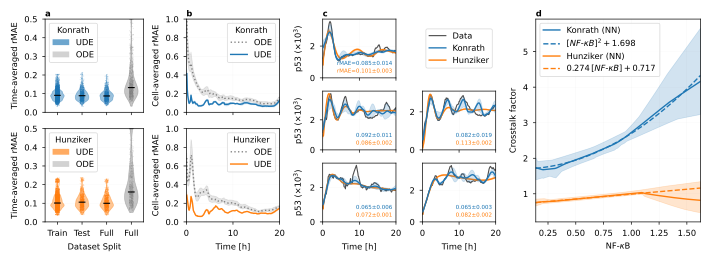

Write Python code to recreate this figure.
import sys
from pathlib import Path
import numpy as np
import matplotlib.pyplot as plt
import matplotlib.patches as mpatches
from matplotlib.gridspec import GridSpec

SCRIPT_DIR   = Path(__file__).resolve().parent
code_root    = Path(__file__).resolve().parents[3]   # .../code/
exp_root     = code_root / "experiments"

sys.path.insert(0, str(code_root))
from utils.cv_results import load_cv_results

RUNS = {
    "hunziker": {
        "ODE": exp_root / "ode_hunziker2010_uncertainty_2026-01-19_132644",
        "UDE": exp_root / "ude_hunziker2010_uncertainty_2026-01-20_181050",
    },
    "konrath": {
        "ODE": exp_root / "ode_konrath2020_uncertainty_2026-01-20_142837",
        "UDE": exp_root / "ude_konrath2020_uncertainty_2026-01-20_100950",
    },
}

KFOLD_RUNS = {
    "konrath": {
        "kfold_dir": exp_root / "ude_konrath2020_kfold_5fold_2026-05-09_170241",
        "ude_dir":   exp_root / "ude_konrath2020_uncertainty_2026-01-20_100950",
        "ode_dir":   exp_root / "ode_konrath2020_uncertainty_2026-01-20_142837",
    },
    "hunziker": {
        "kfold_dir": exp_root / "ude_hunziker2010_kfold_5fold_2026-05-10_075001",
        "ude_dir":   exp_root / "ude_hunziker2010_uncertainty_2026-01-20_181050",
        "ode_dir":   exp_root / "ode_hunziker2010_uncertainty_2026-01-19_132644",
    },
}

TRUE_P53_PATH   = code_root / "real_data" / "p53intTNFGamma200framesDec2025.csv"
TIME_POINTS     = np.arange(0.1, 20.1, 0.1)
DATASETS_BY_ROW = ["konrath", "hunziker"]
DATASET_LABELS  = {"hunziker": "Hunziker", "konrath": "Konrath"}
UDE_COLOR       = {"hunziker": "C1", "konrath": "C0"}
ODE_COLOR       = {"hunziker": "C1", "konrath": "C0"}
MODEL_LS        = {"UDE": "-", "ODE": ":"}
grid_keywords   = {"ls": "-", "alpha": 0.1, "lw": 0.1, "c": "k"}
SAMPLE_INDICES  = (47, 24, 35, 5, 80, 15)  # 6 cells for the 3×2 grid

CROSSTALK_COLOR = {"hunziker": "C1", "konrath": "C0"}
SR_FUNCS = {
    "hunziker": (r"$0.274\,[NF\text{-}\kappa B] + 0.717$",
                 lambda x: 0.2743812 * x + 0.7170906),
    "konrath":  (r"$[NF\text{-}\kappa B]^2 + 1.698$",
                 lambda x: x**2 + 1.6979214),
}

CV_YLIM        = (0, 0.5)
TRAIN_COLOR    = "C2"
TEST_COLOR     = "C3"
UDE_FULL_COLOR = "C4"
ODE_FULL_COLOR = "C5"


def _agg(paths, loader):
    arrays = [loader(p) for p in paths if p.exists()]
    arrays = [a for a in arrays if a is not None]
    if not arrays:
        return None
    min_len = min(a.shape[0] for a in arrays)
    return np.stack([a[:min_len] for a in arrays], axis=0)


def load_rmae(exp_dir: Path):
    true_data = np.loadtxt(TRUE_P53_PATH, delimiter=",")
    denom     = np.mean(np.abs(true_data), axis=1)
    def compute_rmae(p):
        pred = np.loadtxt(p, delimiter=",")
        mae  = np.mean(np.abs(true_data - pred), axis=1)
        return mae / denom
    paths = sorted(exp_dir.glob("run_seed_*/p53_generated.csv"))
    return _agg(paths, compute_rmae)


def load_p53(exp_dir: Path):
    paths = sorted(exp_dir.glob("run_seed_*/p53_generated.csv"))
    return _agg(paths, lambda p: np.loadtxt(p, delimiter=","))


def load_crosstalk(exp_dir: Path, n_grid: int = 500):
    import pandas as pd
    seed_dfs = []
    for csv in sorted(exp_dir.glob("run_seed_*/learned_crosstalk_factor_values.csv")):
        try:
            df = pd.read_csv(csv).sort_values("nfkb_flat")
            seed_dfs.append(df)
        except Exception:
            continue
    if not seed_dfs:
        return None, None
    x_min = min(d["nfkb_flat"].min() for d in seed_dfs)
    x_max = max(d["nfkb_flat"].max() for d in seed_dfs)
    x_grid = np.linspace(x_min, x_max, n_grid)
    ys = np.stack([
        np.interp(x_grid, d["nfkb_flat"].values, d["pred_synth_factor"].values)
        for d in seed_dfs
    ])
    return x_grid, ys


def load_full_rel_mae_per_cell(exp_dir):
    true = np.loadtxt(TRUE_P53_PATH, delimiter=",")
    vals = []
    for seed_dir in sorted(Path(exp_dir).glob("run_seed_*")):
        pred_path = seed_dir / "p53_generated.csv"
        if not pred_path.exists():
            continue
        pred = np.loadtxt(pred_path, delimiter=",")
        rel_mae = np.abs(pred - true).mean(axis=0) / np.abs(true).mean(axis=0)
        vals.append(rel_mae)
    return np.concatenate(vals)


def plot_band(ax, x, data, color, ls, label, alpha=0.20, zorder=None):
    mean = data.mean(axis=0)
    lo   = np.percentile(data, 5,  axis=0)
    hi   = np.percentile(data, 95, axis=0)
    kw = {} if zorder is None else {"zorder": zorder}
    ax.plot(x, mean, color=color, ls=ls, lw=1, label=label, **kw)
    ax.fill_between(x, lo, hi, color=color, alpha=alpha, **kw)


# ---------------------------------------------------------------------------
# Style
# ---------------------------------------------------------------------------
plt.rcParams.update({
    "font.size": 6, "axes.labelsize": 6, "axes.titlesize": 6,
    "xtick.labelsize": 6, "ytick.labelsize": 6,
    "legend.fontsize": 6, "lines.linewidth": 0.1,
    "axes.linewidth": 0.5,
    "xtick.major.width": 0.5, "ytick.major.width": 0.5,
    "xtick.major.size": 2,    "ytick.major.size": 2,
    "patch.linewidth": 0.5,
})

# ---------------------------------------------------------------------------
# Figure
# ---------------------------------------------------------------------------
COL_WIDTHS = [0.5, 0.5, 0.765, 0.583]

fig = plt.figure(figsize=(7.00787, 2.5), layout="constrained")
gs = GridSpec(1, 4, figure=fig, width_ratios=COL_WIDTHS)

# Col 0: CV violin panels (2 rows)
gs_col0 = gs[0, 0].subgridspec(2, 1)
ax_cv = [fig.add_subplot(gs_col0[i, 0]) for i in range(2)]
plt.setp(ax_cv[0].get_xticklabels(), visible=False)

# Col 1: RMAE panels (2 rows)
gs_col1 = gs[0, 1].subgridspec(2, 1)
ax_col1_r0 = fig.add_subplot(gs_col1[0, 0])
ax_col1_r1 = fig.add_subplot(gs_col1[1, 0])
plt.setp(ax_col1_r0.get_xticklabels(), visible=False)

# Col 2: trajectory panels (3×2)
gs_col2 = gs[0, 2].subgridspec(3, 2, hspace=0.001, wspace=0.001)
ax_col2 = []
ax_col2_ref = None
for r in range(3):
    row = []
    for c in range(2):
        ax = fig.add_subplot(gs_col2[r, c], sharex=ax_col2_ref)
        if ax_col2_ref is None:
            ax_col2_ref = ax
        row.append(ax)
    ax_col2.append(row)

for ax in ax_col2[0] + ax_col2[1]:
    plt.setp(ax.get_xticklabels(), visible=False)

# ---------------------------------------------------------------------------
# Col 0: CV violin panels
# ---------------------------------------------------------------------------
rng = np.random.default_rng(0)
cv_xtick_labels = ["Train", "Test", "Full", "Full"]
CV_ALPHAS = [0.45, 0.45, 0.45, 0.45]

for dataset, ax in zip(DATASETS_BY_ROW, ax_cv):
    cfg = KFOLD_RUNS[dataset]
    df = load_cv_results(cfg["kfold_dir"], reduce="per_cell_rel")
    train_vals    = df.loc[df["phase"] == "train", "rel_mae"].values
    test_vals     = df.loc[df["phase"] == "test",  "rel_mae"].values
    ude_full_vals = load_full_rel_mae_per_cell(cfg["ude_dir"])
    ode_full_vals = load_full_rel_mae_per_cell(cfg["ode_dir"])

    all_data = [train_vals, test_vals, ude_full_vals, ode_full_vals]
    clipped  = [np.clip(v, *CV_YLIM) for v in all_data]

    ds_color = UDE_COLOR[dataset]
    cv_colors = [ds_color, ds_color, ds_color, "gray"]

    vp = ax.violinplot(clipped, positions=[0, 1, 2, 3],
                       widths=0.55, showmedians=True, showextrema=False)

    for body, color, alpha in zip(vp["bodies"], cv_colors, CV_ALPHAS):
        body.set_facecolor(color)
        body.set_alpha(alpha)
        body.set_edgecolor(color)
        body.set_linewidth(0.5)

    vp["cmedians"].set_color("k")
    vp["cmedians"].set_linewidth(0.8)

    for pos, vals, color in zip([0, 1, 2, 3], clipped, cv_colors):
        jitter = rng.uniform(-0.08, 0.08, len(vals))
        ax.scatter(pos + jitter, vals, s=0.5, color=color, alpha=0.25, lw=0)

    ax.set_xticks([0, 1, 2, 3])
    ax.set_xticklabels(cv_xtick_labels)
    ax.set_xlim(-0.5, 3.5)
    ax.set_ylim(*CV_YLIM)
    ax.set_yticks(np.arange(CV_YLIM[0], CV_YLIM[1] + 0.1, 0.1))
    ax.grid(axis="y", **grid_keywords)
    ax.set_ylabel("Time-averaged rMAE")
    legend_handles = [
        mpatches.Patch(facecolor=ds_color, alpha=0.65, label="UDE"),
        mpatches.Patch(facecolor="gray",   alpha=0.35, label="ODE"),
    ]
    ax.legend(handles=legend_handles, title=DATASET_LABELS[dataset], title_fontsize=6,
              loc="upper left", fontsize=6)

# ---------------------------------------------------------------------------
# Col 1: RMAE panels
# ---------------------------------------------------------------------------
for dataset, ax in zip(DATASETS_BY_ROW, [ax_col1_r0, ax_col1_r1]):
    for model, exp_dir in RUNS[dataset].items():
        data = load_rmae(exp_dir)
        if data is None:
            continue
        n_tp  = data.shape[1]
        color = UDE_COLOR[dataset] if model == "UDE" else "gray"
        plot_band(ax, TIME_POINTS[:n_tp], data,
                  color=color, ls=MODEL_LS[model], label=model)
    ax.set_xlim(0, 20)
    ax.set_ylim(0, 1)
    ax.grid(True, **grid_keywords)
    ax.legend(loc="upper right", title=DATASET_LABELS[dataset], title_fontsize=6)

# ---------------------------------------------------------------------------
# Col 2: sample trajectory panels (3×2)
# ---------------------------------------------------------------------------
true_p53 = np.loadtxt(TRUE_P53_PATH, delimiter=",")
ude_p53  = {ds: load_p53(RUNS[ds]["UDE"]) for ds in ["konrath", "hunziker"]}


def _rel_mae(dataset, sample_idx):
    data = ude_p53[dataset]
    if data is None:
        return None, None
    n_tp = data.shape[1]
    true_cell = true_p53[:n_tp, sample_idx]
    denom = np.mean(np.abs(true_cell))
    if denom == 0:
        return None, None
    mae_seeds = np.mean(np.abs(true_cell[np.newaxis, :] - data[:, :, sample_idx]), axis=1) / denom
    return float(np.mean(mae_seeds)), float(np.std(mae_seeds))


for panel_idx, sample_idx in enumerate(SAMPLE_INDICES):
    r, c = divmod(panel_idx, 2)
    if (r, c) == (0, 1):
        continue
    ax   = ax_col2[r][c]

    ax.plot(TIME_POINTS, true_p53[:, sample_idx] / 1000,
            color="k", lw=0.8, alpha=0.7, label="Data")

    for dataset in ["konrath", "hunziker"]:
        data = ude_p53[dataset]
        if data is None:
            continue
        cell = data[:, :, sample_idx] / 1000
        n_tp = cell.shape[1]
        zorder = 3 if dataset == "konrath" else 2
        plot_band(ax, TIME_POINTS[:n_tp], cell,
                  color=UDE_COLOR[dataset], ls="-", label=DATASET_LABELS[dataset],
                  zorder=zorder)

    ax.set_xlim(0, 20)
    ax.set_ylim(bottom=0)
    ax.grid(True, **grid_keywords)

    for i, ds in enumerate(["konrath", "hunziker"]):
        mean, std = _rel_mae(ds, sample_idx)
        if mean is not None:
            prefix = "rMAE=" if (r, c) == (0, 0) else ""
            ax.text(0.95, 0.20 - i * 0.13, f"{prefix}{mean:.3f}±{std:.3f}",
                    transform=ax.transAxes, fontsize=4,
                    color=UDE_COLOR[ds], va="bottom", ha="right")

ax_col2[0][1].axis("off")
handles, labels = ax_col2[0][0].get_legend_handles_labels()
ax_col2[0][1].legend(handles, labels, loc="center", ncol=1, fontsize=6)

# ---------------------------------------------------------------------------
# Axis labels
# ---------------------------------------------------------------------------
# Col 0 (CV)
ax_cv[1].set_xlabel("Dataset Split")

# Col 1 (RMAE)
ax_col1_r0.set_ylabel("Cell-averaged rMAE")
ax_col1_r1.set_ylabel("Cell-averaged rMAE")
ax_col1_r1.set_xlabel("Time [h]")

# Col 2 (trajectories)
for r in range(3):
    ax_col2[r][0].set_ylabel(r"p53 ($\times 10^3$)")
for c in range(2):
    ax_col2[2][c].set_xlabel("Time [h]")

# Col 3: crosstalk
ax_col3 = fig.add_subplot(gs[0, 3])

for dataset in ["konrath", "hunziker"]:
    x_grid, ys = load_crosstalk(RUNS[dataset]["UDE"])
    if x_grid is None:
        continue
    color = CROSSTALK_COLOR[dataset]
    label = DATASET_LABELS[dataset]
    plot_band(ax_col3, x_grid, ys, color=color, ls="-", label=f"{label} (NN)")
    sr_label, sr_fn = SR_FUNCS[dataset]
    ax_col3.plot(x_grid, sr_fn(x_grid), color=color, ls="--", lw=1, label=sr_label)

ax_col3.autoscale(axis="x", tight=True)
ax_col3.grid(True, **grid_keywords)
ax_col3.legend(loc="upper left", ncol=1, fontsize=6)
ax_col3.set_xlabel(r"NF-$\kappa$B")
ax_col3.set_ylabel("Crosstalk factor")

# ---------------------------------------------------------------------------
# Panel labels
# ---------------------------------------------------------------------------
for ax, label in zip([ax_cv[0], ax_col1_r0, ax_col2[0][0], ax_col3], "abcd"):
    ax.set_title(label, loc="left", fontsize=6, fontweight="bold", pad=2)

plt.savefig(SCRIPT_DIR / "real_data_big_figure_v5.pdf", dpi=300, bbox_inches="tight")
# plt.show()
